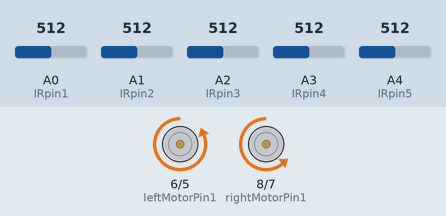
Recording of a sketch running on a simulated Arduino Uno, built with avr-gcc and run on an emulated ATmega328P. Parts: motor-driver pin pairs drawn as motors (green arrow = first pin HIGH = forward, orange = second pin HIGH = backward, longer = more drive, scaled by the enable pin). The test bench sets the inputs (shaded band); at power-on: A0 (IRpin1) = 512, A1 (IRpin2) = 512, A2 (IRpin3) = 512, A3 (IRpin4) = 512, A4 (IRpin5) = 512.

Above: at 0.1 s.
Timing chart, 0 to 1.6 s (numbered marks = the images above):
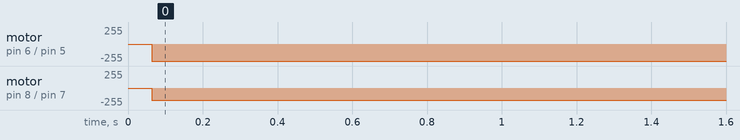

The sketch:

Arduino_code.ino
```cpp
#define MOTOR_SPEED 150

// IR sensor pin from left
int IRpin1 = A0;
int IRpin2 = A1;
int IRpin3 = A2;
int IRpin4 = A3;
int IRpin5 = A4;

//motor constants
// Motor right motor A connections
int enableRightMotor = 9;
int rightMotorPin1 = 8;
int rightMotorPin2 = 7;

// Motor left B connections
int enableLeftMotor = 4;
int leftMotorPin1 = 6;
int leftMotorPin2 = 5;
//motor constants

int time = 500;

void setup() {
  //ir
  pinMode(IRpin1, INPUT); // set IR pin as input
  pinMode(IRpin2, INPUT);
  pinMode(IRpin3, INPUT);
  pinMode(IRpin4, INPUT);
  pinMode(IRpin5, INPUT);

  Serial.begin(9600); // initialize serial communication

  TCCR0B = TCCR0B & B11111000 | B00000010;

  pinMode(enableRightMotor, OUTPUT);
  pinMode(rightMotorPin1, OUTPUT);
  pinMode(rightMotorPin2, OUTPUT);

  pinMode(enableLeftMotor, OUTPUT);
  pinMode(leftMotorPin1, OUTPUT);
  pinMode(leftMotorPin2, OUTPUT);

  rotateMotor(0, 0);
}

void loop() {
  //ir
  int IRval1 = analogRead(IRpin1); // read IR sensor value
  int IRval2 = analogRead(IRpin2);
  int IRval3 = analogRead(IRpin3);
  int IRval4 = analogRead(IRpin4);
  int IRval5 = analogRead(IRpin5);
  //Serial.println(IRval3);

  //if middle sensor detects the black line...
  if (IRval3 > 400 || IRval2 > 400 || IRval4 > 400) {
    rotateMotor(-180, -180); // move straight
  } else if (IRval1 > 400) {
    rotateMotor(-200, -140); // move left
  } else if (IRval5 > 400) {
    rotateMotor(-140, -200); // move right
  } else {
    rotateMotor(0, 0); // stop moving
  }
}

void rotateMotor(int rightMotorSpeed, int leftMotorSpeed) {
  if (rightMotorSpeed < 0) {
    digitalWrite(rightMotorPin1, LOW);
    digitalWrite(rightMotorPin2, HIGH);
  } else if (rightMotorSpeed > 0) {
    digitalWrite(rightMotorPin1, HIGH);
    digitalWrite(rightMotorPin2, LOW);
  } else {
    digitalWrite(rightMotorPin1, LOW);
    digitalWrite(rightMotorPin2, LOW);
  }

  if (leftMotorSpeed < 0) {
    digitalWrite(leftMotorPin1, LOW);
    digitalWrite(leftMotorPin2, HIGH);
  } else if (leftMotorSpeed > 0) {
    digitalWrite(leftMotorPin1, HIGH);
    digitalWrite(leftMotorPin2, LOW);
  } else {
    digitalWrite(leftMotorPin1, LOW);
    digitalWrite(leftMotorPin2, LOW);
  }

  analogWrite(enableRightMotor, abs(rightMotorSpeed));
  analogWrite(enableLeftMotor, abs(leftMotorSpeed));

  delay(time);
}
```

Measured:
- by itself, motor on pin 6 (leftMotorPin1) / pin 5 (leftMotorPin2): stopped → backward 255/255 at 0.06 s
- by itself, motor on pin 8 (rightMotorPin1) / pin 7 (rightMotorPin2): stopped → backward 180/255 at 0.06 s
